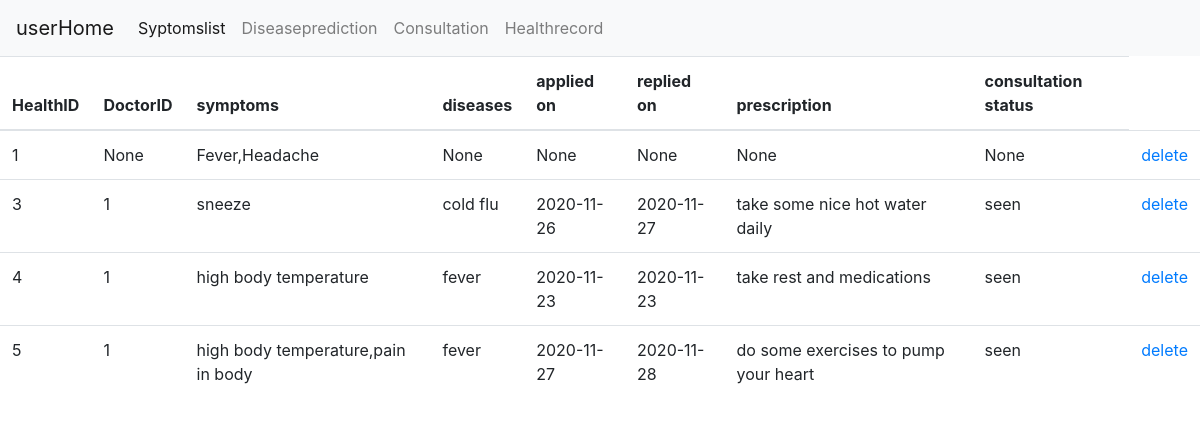
Page /users/usersHealthRecord (signed in) on the earlier database version.
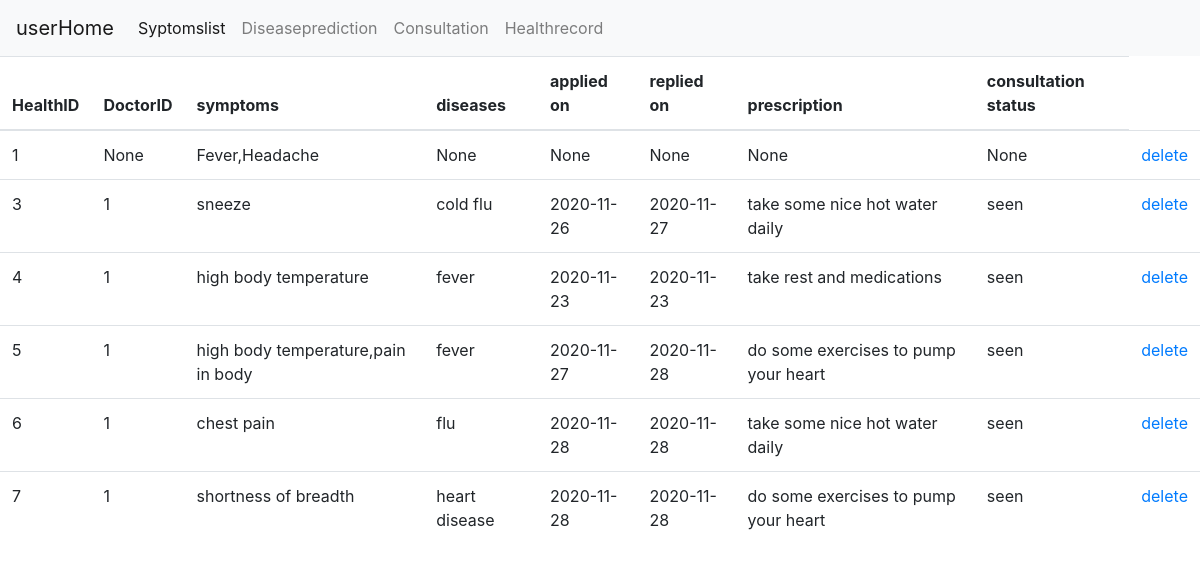
Same page on the later database version.
### app.py (models this page shows, shortened)
class healthRecord(Base):
    __tablename__='healthRecord'
    hid=Column(Integer,primary_key=True)
    uid=Column(Integer, nullable=False)
    did=Column(Integer,nullable=True)
    symptoms=Column(String(100),nullable=False)
    diseases=Column(String(100),nullable=True)
    consultationdate=Column(Date,nullable=True)
    consultateddate=Column(Date,nullable=True)
    prescription=Column(String(100),nullable=True)
    consultationstatus=Column(String(10))

### app.py (the view, shortened to what this page needs)
@app.route("/users/usersHealthRecord",methods=['post','get'])
def usersHealthRecord():
    query=dbsession.query(healthRecord).filter(healthRecord.uid==session['users'])
    return render_template("usersHealthRecord.html",query=query)

### templates/usersHealthRecord.html (shortened to what this page needs)
{% extends "base.html" %}
{% block content %}
    <table class="table">
        <thead>
        <tr>
            <th scope="col">HealthID</th>
            <th scope="col">DoctorID</th>
            <th scope="col">symptoms</th>
            <th scope="col">diseases</th>
            <th scope="col">applied on</th>
            <th scope="col">replied on</th>
            <th scope="col">prescription</th>
            <th scope="col">consultation status</th>
        </tr>
        </thead>
        <tbody>
        {% for eachRow in query %}
        <tr>
            <td>{{eachRow.hid}}</td>
            <td>{{eachRow.did}}</td>
            <td>{{eachRow.symptoms}}</td>
            <td>{{eachRow.diseases}}</td>
            <td>{{eachRow.consultationdate}}</td>
            <td>{{eachRow.consultateddate}}</td>
            <td>{{eachRow.prescription}}</td>
            <td>{{eachRow.consultationstatus}}</td>
            <td><a href="#">delete</a></td>
        </tr>
        {% endfor %}
    </tbody>
    </table>
{% endblock %}

Differences in the rows shown:
added healthRecord: hid "6", did "1", symptoms "chest pain", diseases "flu", consultationdate "2020-11-28", consultateddate "2020-11-28", prescription "take some nice hot water daily", consultationstatus "seen"
added healthRecord: hid "7", did "1", symptoms "shortness of breadth", diseases "heart disease", consultationdate "2020-11-28", consultateddate "2020-11-28", prescription "do some exercises to pump your heart", consultationstatus "seen"
